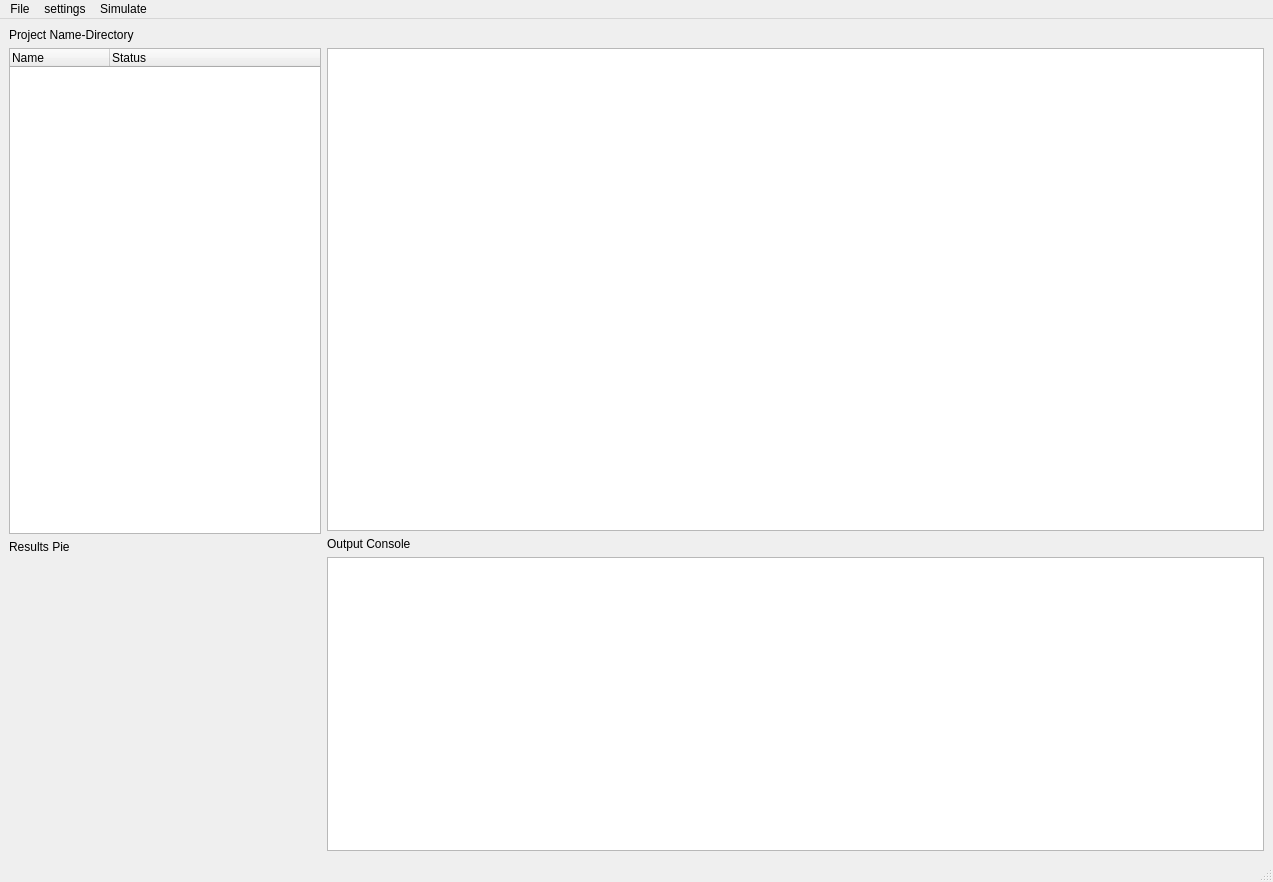
<?xml version="1.0" encoding="UTF-8"?>
<ui version="4.0">
 <class>MainWindow</class>
 <widget class="QMainWindow" name="MainWindow">
  <property name="geometry">
   <rect>
    <x>0</x>
    <y>0</y>
    <width>1273</width>
    <height>882</height>
   </rect>
  </property>
  <property name="windowTitle">
   <string>MainWindow</string>
  </property>
  <widget class="QWidget" name="centralwidget">
   <layout class="QGridLayout" name="gridLayout">
    <item row="0" column="0">
     <layout class="QVBoxLayout" name="verticalLayout_4">
      <item>
       <widget class="QLabel" name="PD_LABEL">
        <property name="text">
         <string>Project Name-Directory</string>
        </property>
       </widget>
      </item>
      <item>
       <layout class="QHBoxLayout" name="horizontalLayout" stretch="2,6">
        <item>
         <layout class="QVBoxLayout" name="verticalLayout_2" stretch="40,1,24">
          <item>
           <widget class="QTreeWidget" name="Directory_tree">
            <property name="minimumSize">
             <size>
              <width>0</width>
              <height>350</height>
             </size>
            </property>
            <column>
             <property name="text">
              <string>Name</string>
             </property>
            </column>
            <column>
             <property name="text">
              <string>Status</string>
             </property>
            </column>
           </widget>
          </item>
          <item>
           <widget class="QLabel" name="label_2">
            <property name="maximumSize">
             <size>
              <width>16777215</width>
              <height>18</height>
             </size>
            </property>
            <property name="text">
             <string>Results Pie</string>
            </property>
           </widget>
          </item>
          <item>
           <widget class="WaveViewer" name="charts" native="true">
            <property name="autoFillBackground">
             <bool>true</bool>
            </property>
            <property name="styleSheet">
             <string notr="true"/>
            </property>
           </widget>
          </item>
         </layout>
        </item>
        <item>
         <layout class="QVBoxLayout" name="verticalLayout_3" stretch="20,13">
          <item>
           <widget class="CodeEditor" name="SVCodeEditor"/>
          </item>
          <item>
           <layout class="QVBoxLayout" name="verticalLayout" stretch="0,1">
            <item>
             <widget class="QLabel" name="label">
              <property name="text">
               <string>Output Console</string>
              </property>
             </widget>
            </item>
            <item>
             <widget class="QTextBrowser" name="terminal">
              <property name="maximumSize">
               <size>
                <width>16777215</width>
                <height>16777215</height>
               </size>
              </property>
              <property name="html">
               <string>&lt;!DOCTYPE HTML PUBLIC &quot;-//W3C//DTD HTML 4.0//EN&quot; &quot;http://www.w3.org/TR/REC-html40/strict.dtd&quot;&gt;
&lt;html&gt;&lt;head&gt;&lt;meta name=&quot;qrichtext&quot; content=&quot;1&quot; /&gt;&lt;style type=&quot;text/css&quot;&gt;
p, li { white-space: pre-wrap; }
&lt;/style&gt;&lt;/head&gt;&lt;body style=&quot; font-family:'MS Shell Dlg 2'; font-size:7.8pt; font-weight:400; font-style:normal;&quot;&gt;
&lt;p style=&quot;-qt-paragraph-type:empty; margin-top:12px; margin-bottom:12px; margin-left:0px; margin-right:0px; -qt-block-indent:0; text-indent:0px;&quot;&gt;&lt;br /&gt;&lt;/p&gt;&lt;/body&gt;&lt;/html&gt;</string>
              </property>
              <property name="placeholderText">
               <string/>
              </property>
             </widget>
            </item>
           </layout>
          </item>
         </layout>
        </item>
       </layout>
      </item>
     </layout>
    </item>
   </layout>
  </widget>
  <widget class="QMenuBar" name="menubar">
   <property name="geometry">
    <rect>
     <x>0</x>
     <y>0</y>
     <width>1273</width>
     <height>26</height>
    </rect>
   </property>
   <widget class="QMenu" name="menuFile">
    <property name="title">
     <string>File</string>
    </property>
    <addaction name="actionNew_Project"/>
    <addaction name="actionOpen_Project"/>
    <addaction name="actionClose_Project"/>
   </widget>
   <widget class="QMenu" name="menusettings">
    <property name="title">
     <string>settings</string>
    </property>
    <widget class="QMenu" name="menuthem">
     <property name="title">
      <string>Theme</string>
     </property>
     <addaction name="separator"/>
     <addaction name="actionLight"/>
     <addaction name="actionDark"/>
    </widget>
    <addaction name="menuthem"/>
   </widget>
   <widget class="QMenu" name="menuSimulate">
    <property name="title">
     <string>Simulate</string>
    </property>
    <addaction name="actionStart"/>
   </widget>
   <addaction name="menuFile"/>
   <addaction name="menusettings"/>
   <addaction name="menuSimulate"/>
  </widget>
  <widget class="QStatusBar" name="statusbar"/>
  <action name="actionNew_Project">
   <property name="text">
    <string>New Project</string>
   </property>
  </action>
  <action name="actionOpen_Project">
   <property name="text">
    <string>Open Project</string>
   </property>
  </action>
  <action name="actionLight">
   <property name="text">
    <string>Light</string>
   </property>
  </action>
  <action name="actionDark">
   <property name="text">
    <string>Dark</string>
   </property>
  </action>
  <action name="actionClose_Project">
   <property name="text">
    <string>Close Project</string>
   </property>
  </action>
  <action name="actionStart">
   <property name="text">
    <string>Start</string>
   </property>
  </action>
 </widget>
 <customwidgets>
  <customwidget>
   <class>CodeEditor</class>
   <extends>QPlainTextEdit</extends>
   <header location="global">QCodeEditor.h</header>
  </customwidget>
  <customwidget>
   <class>WaveViewer</class>
   <extends>QWidget</extends>
   <header location="global">QCodeEditor.h</header>
   <container>1</container>
  </customwidget>
 </customwidgets>
 <resources/>
 <connections/>
</ui>
